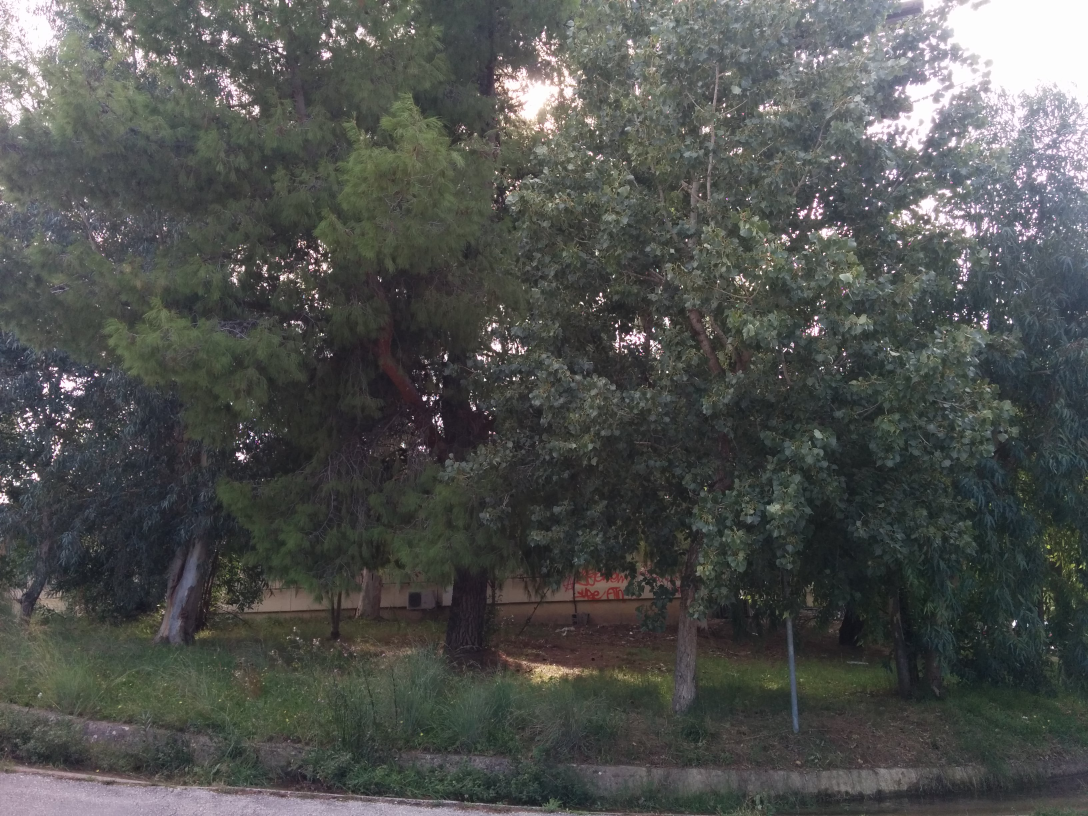
#> input picture CV_1-PYRAMIDS/photos/P200.jpg, 3264 x 2448 px (shown at 1/3 size)
$ python exercise3.py
#> lines starting #> are read from the running program, lines starting #| are printed output that depends on the picture
import numpy as np
import cv2
import matplotlib.pyplot as plt
import os


def create_gaussian_kernel():
    """
    Create the Gaussian kernel h = [1 4 6 4 1]/16 as specified in the PDF
    """
    return np.array([1, 4, 6, 4, 1]) / 16.0


def gaussian_filter(img, kernel):
    """
    Apply separable Gaussian filtering
    """
    # Handle both grayscale and color images
    if len(img.shape) == 3:
        filtered = np.zeros_like(img, dtype=np.float32)
        for i in range(3):
            filtered[:, :, i] = cv2.sepFilter2D(img[:, :, i].astype(np.float32), -1,
                                                kernel, kernel)
        return filtered
    return cv2.sepFilter2D(img.astype(np.float32), -1, kernel, kernel)


def generate_gaussian_pyramid(img, levels):
    """
    Generate Gaussian pyramid with L+1 levels as per equation (1) in PDF
    """
    pyramid = [img.astype(np.float32)]
    kernel = create_gaussian_kernel()

    for i in range(levels):
        filtered = gaussian_filter(pyramid[-1], kernel)
        # Downsample by factor of 2
        downsampled = filtered[::2, ::2]
        pyramid.append(downsampled)

    return pyramid


def generate_laplacian_pyramid(img, levels):
    """
    Generate Laplacian pyramid with L+1 levels as per equation (2) in PDF
    """
    gaussian_pyr = generate_gaussian_pyramid(img, levels)
    pyramid = []

    for i in range(levels):
        size = (gaussian_pyr[i].shape[1], gaussian_pyr[i].shape[0])
        expanded = cv2.resize(gaussian_pyr[i + 1], size)
        laplacian = gaussian_pyr[i] - expanded
        pyramid.append(laplacian)

    # Add the smallest Gaussian level at the end
    pyramid.append(gaussian_pyr[-1])

    return pyramid


def create_masks(image_shape, regions):
    """
    Create masks following properties 1 and 2:
    1. Sum of all masks = 1 everywhere
    2. mk(n) = 1 where image k should be visible
    """
    masks = {}
    total_mask = np.zeros(image_shape[:2], dtype=np.float32)

    for name, region in regions.items():
        mask = np.zeros(image_shape[:2], dtype=np.float32)
        y1, y2, x1, x2 = region
        mask[y1:y2, x1:x2] = 1
        # Apply Gaussian blur for smooth transitions
        mask = cv2.GaussianBlur(mask, (31, 31), 10)
        masks[name] = mask
        total_mask += mask

    # Normalize masks to ensure they sum to 1 (Property 1)
    total_mask = np.maximum(total_mask, 1e-7)
    for name in masks:
        masks[name] = masks[name] / total_mask

    return masks


def blend_pyramids(pyramid1, pyramid2, mask_pyramid):
    """
    Blend pyramids according to equation (4)
    """
    blended = []
    for i in range(len(pyramid1)):
        p1 = pyramid1[i]
        p2 = pyramid2[i]
        mask = mask_pyramid[i]

        if len(p1.shape) == 3:
            mask = np.expand_dims(mask, axis=2)

        blend = mask * p1 + (1 - mask) * p2
        blended.append(blend)

    return blended


def reconstruct_from_pyramid(pyramid):
    """
    Reconstruct the final image from a pyramid
    """
    current = pyramid[-1]

    for level in reversed(pyramid[:-1]):
        size = (level.shape[1], level.shape[0])
        expanded = cv2.resize(current, size)
        current = expanded + level

    return current


def main():
    # Load images and resize to same dimensions
    target_size = (800, 1200)  # Height, Width
    image_paths = {
        'background': 'photos/P200.jpg',
        'dog1': 'photos/dog1.jpg',
        'dog2': 'photos/dog2.jpg',
        'cat': 'photos/cat.jpg',
        'bench': 'photos/bench.jpg',
        'me': 'photos/nick.png'
    }

    # Load and resize images
    images = {}
    for name, path in image_paths.items():
        img = cv2.imread(path)
#> img is the input picture: shape (2448, 3264, 3); mean B, G, R 79.4, 81.8, 79.8
        if img is None:
            print(f"Failed to load {path}")
            continue
        img = cv2.cvtColor(img, cv2.COLOR_BGR2RGB)
        img = cv2.resize(img, (target_size[1], target_size[0]))
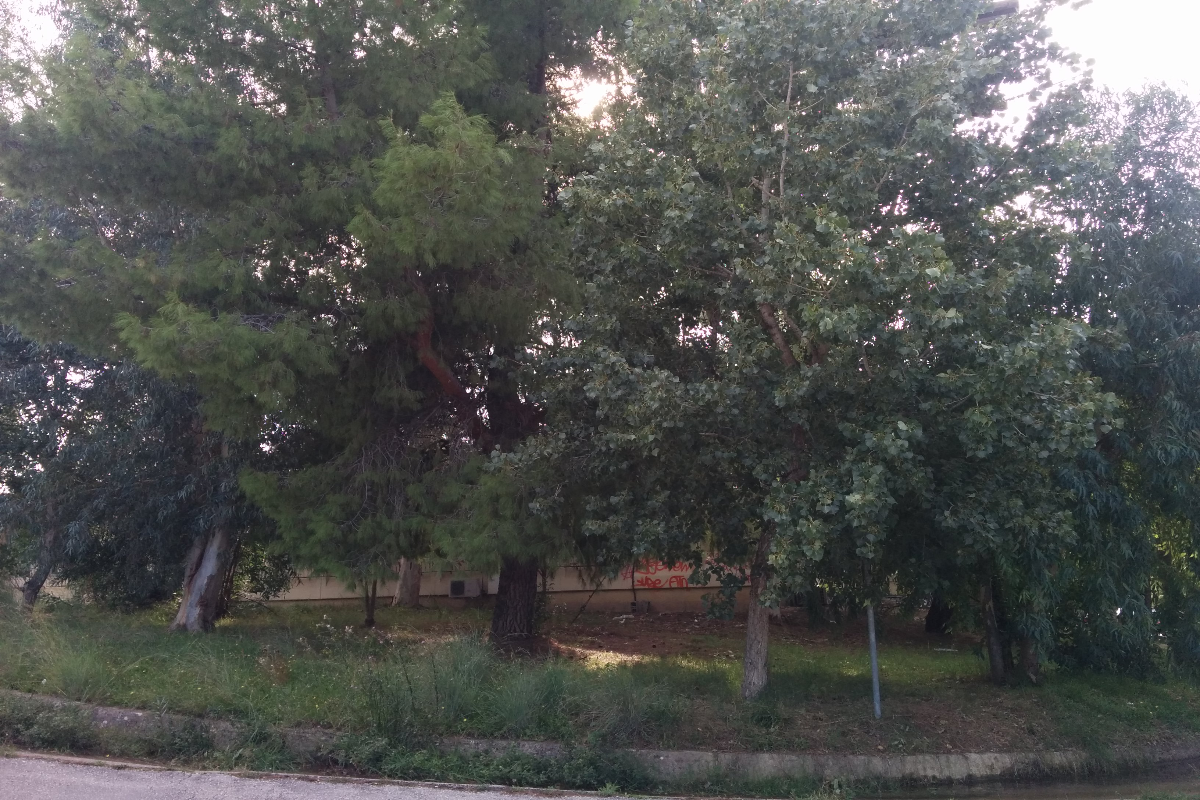
#> img: shape (800, 1200, 3); mean R, G, B 79.7, 81.7, 79.2
        images[name] = img.astype(np.float32) / 255.0
#> pass 2 of the loop in main, `for name, path in image_paths.items():`:
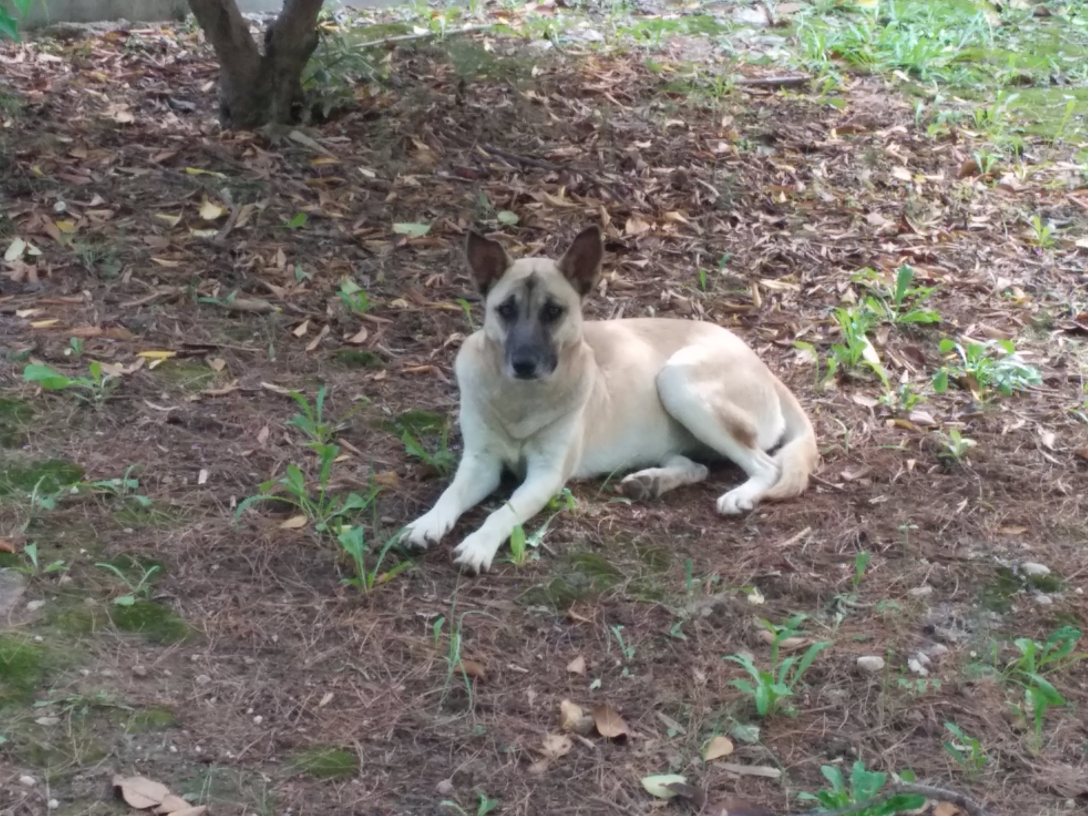
#> input picture CV_1-PYRAMIDS/photos/dog1.jpg, 3264 x 2448 px (shown at 1/3 size)
#> in main, img is the input picture: shape (2448, 3264, 3); mean B, G, R 107.8, 114.7, 120.8
#> in main, `img = cv2.resize(img, (target_size[1], target_size[0]))`:
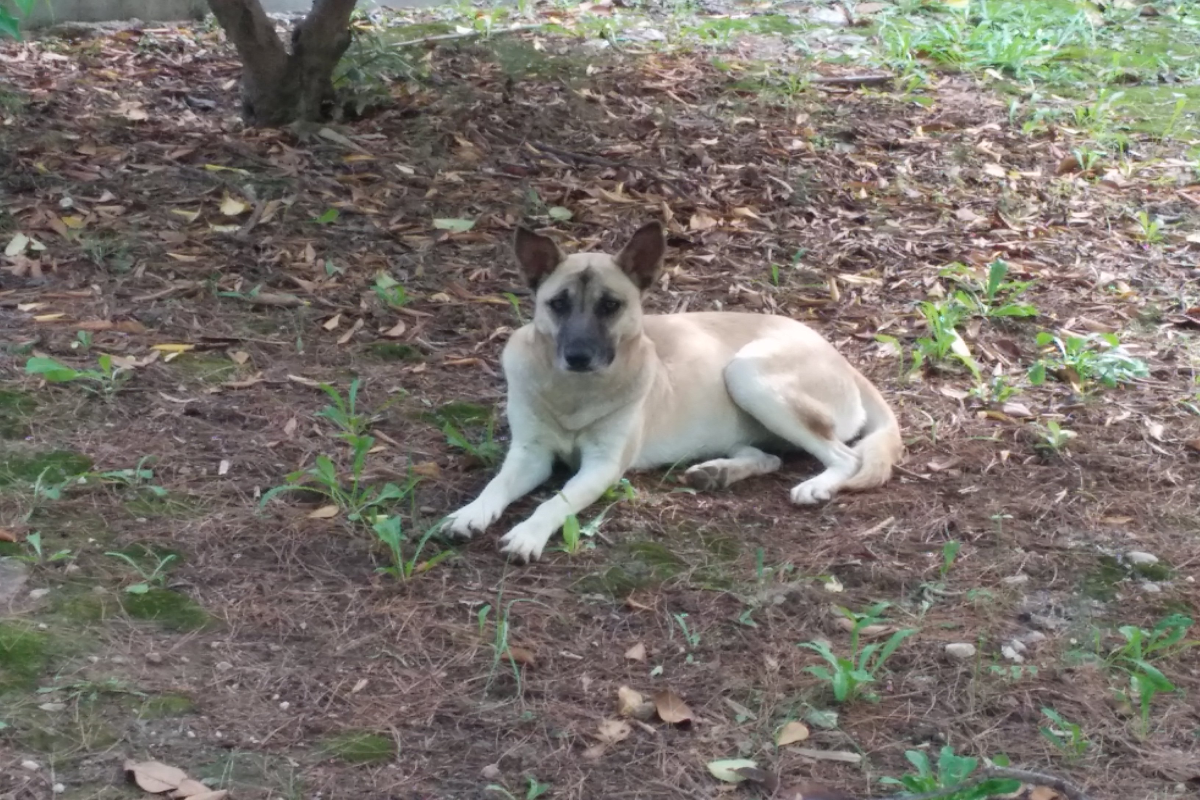
#> img: shape (800, 1200, 3); mean R, G, B 120.6, 114.6, 107.7
#> pass 3 of the loop in main, `for name, path in image_paths.items():`:
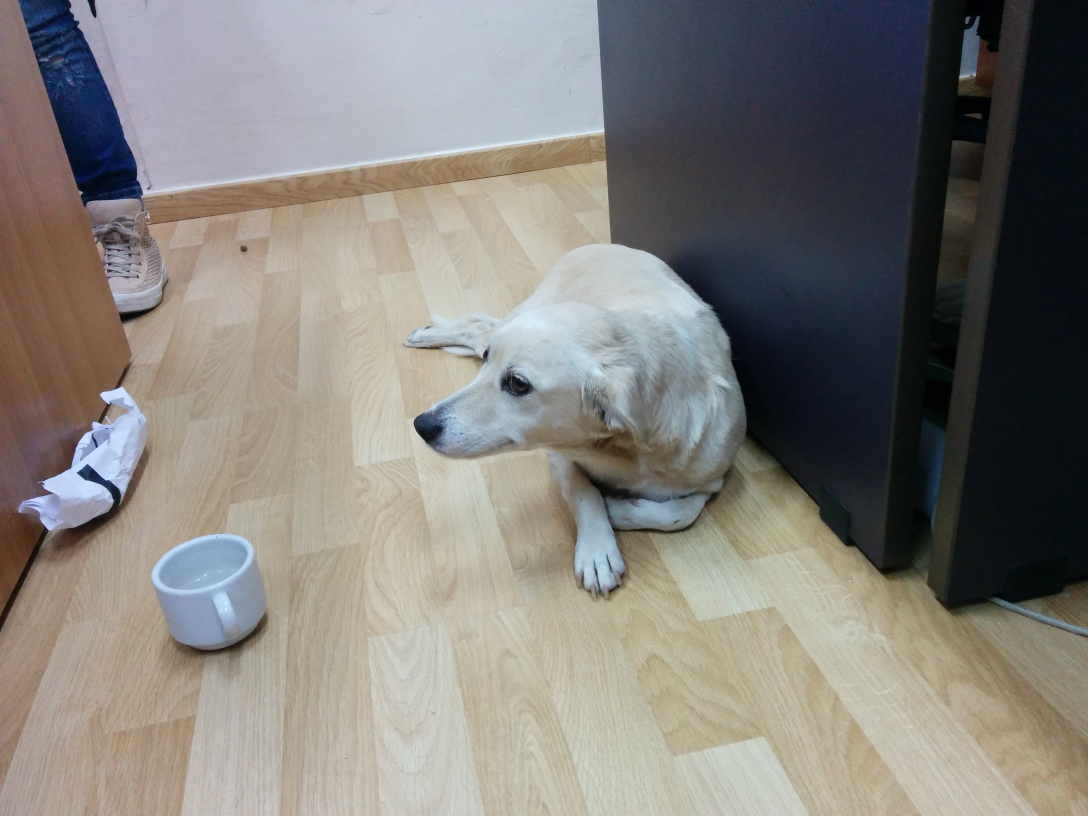
#> input picture CV_1-PYRAMIDS/photos/dog2.jpg, 3264 x 2448 px (shown at 1/3 size)
#> in main, img is the input picture: shape (2448, 3264, 3); mean B, G, R 123.3, 128.2, 131.6
#> in main, `img = cv2.resize(img, (target_size[1], target_size[0]))`:
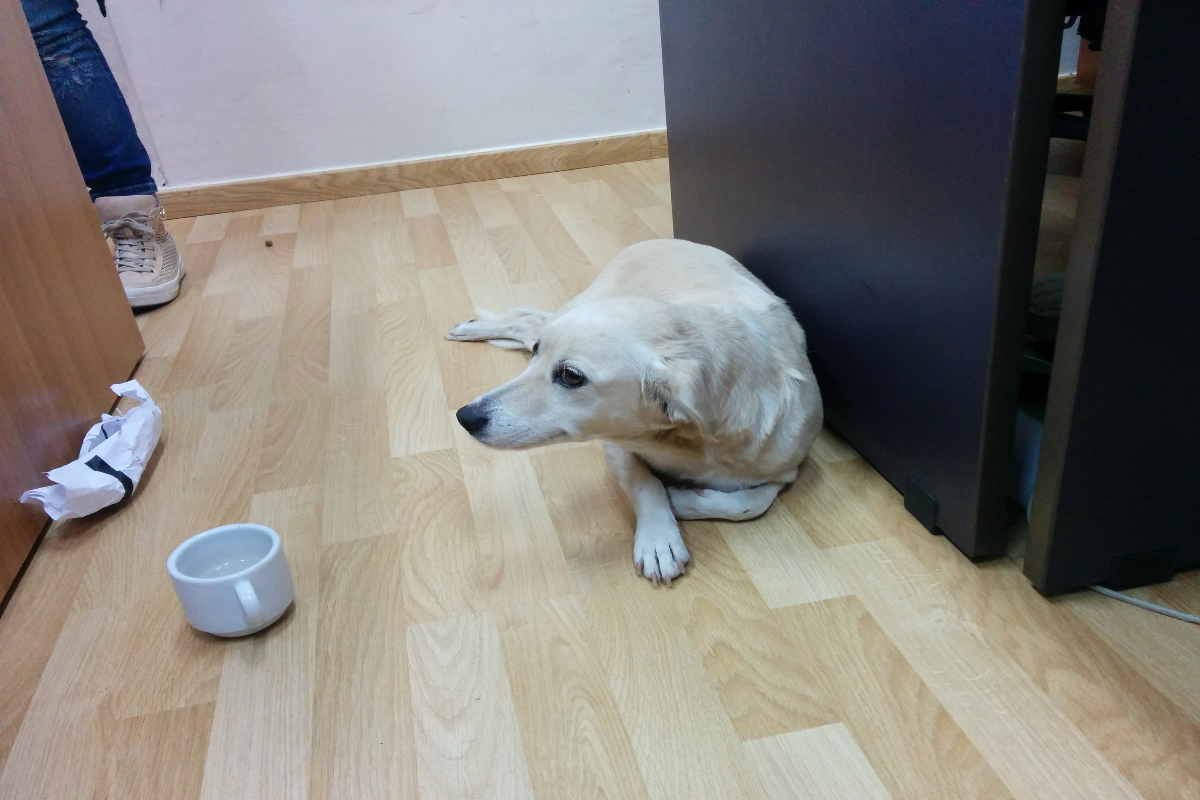
#> img: shape (800, 1200, 3); mean R, G, B 131.5, 128.1, 123.1
#> the loop made 6 passes; the first 3 are shown

    # Define regions for each image (y1, y2, x1, x2)
    regions = {
        'dog1': (250, 550, 150, 450),
        'dog2': (150, 450, 550, 850),
        'cat': (350, 650, 750, 1050),
        'bench': (450, 750, 250, 550),
        'me': (150, 450, 350, 650)
    }
#> regions = {'dog1': (250, 550, 150, 450), 'dog2': (150, 450, 550, 850), 'cat': (350, 650, 750, 1050), 'bench': (450, 750, 250, 550), 'me': (150, 450, 350, 650)}

    # Number of pyramid levels
    L = 6

    # Create masks
    masks = create_masks(target_size + (3,), regions)
#> the loop in create_masks, `for name, region in regions.items():` made 5 passes
#> after the loop in create_masks, `for name, region in regions.items():`:
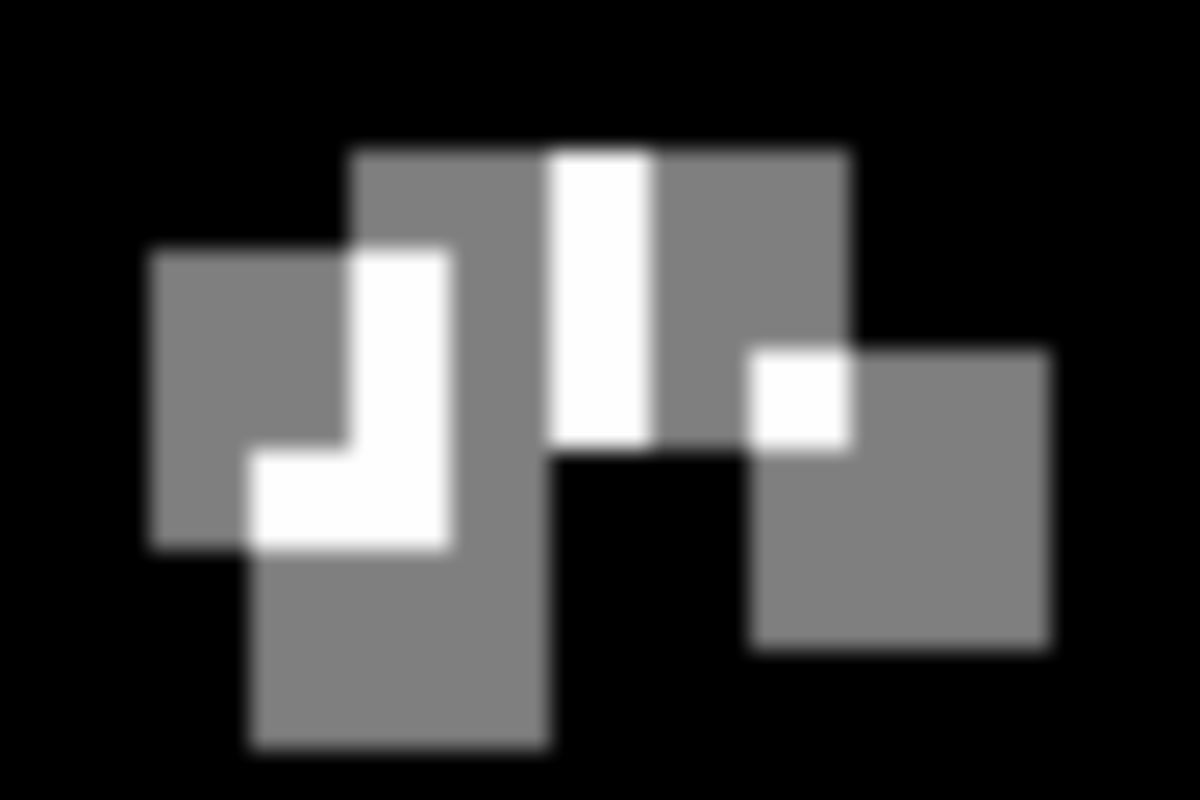
#> total_mask: shape (800, 1200) float32; min 0, max 2, mean 0.469; drawn with min black and max white
#> after the loop in create_masks, `for name, region in regions.items():`: masks = 5 items
#> the loop in create_masks, `for name in masks:` made 5 passes
#> name on passes 1 to 5: 'dog1', 'dog2', 'cat', 'bench', 'me'
#> masks = 5 items

    # Initialize result with background
    result = images['background'].copy()

    # Process each image
    for name, img in images.items():
        if name == 'background':
            continue

        # Generate pyramids
        mask_gaussian = generate_gaussian_pyramid(masks[name], L)
        img_laplacian = generate_laplacian_pyramid(img, L)
        result_laplacian = generate_laplacian_pyramid(result, L)

        # Blend pyramids
        blended = blend_pyramids(img_laplacian, result_laplacian, mask_gaussian)

        # Reconstruct and update result
        result = reconstruct_from_pyramid(blended)
        result = np.clip(result, 0, 1)
#> this loop made 6 passes
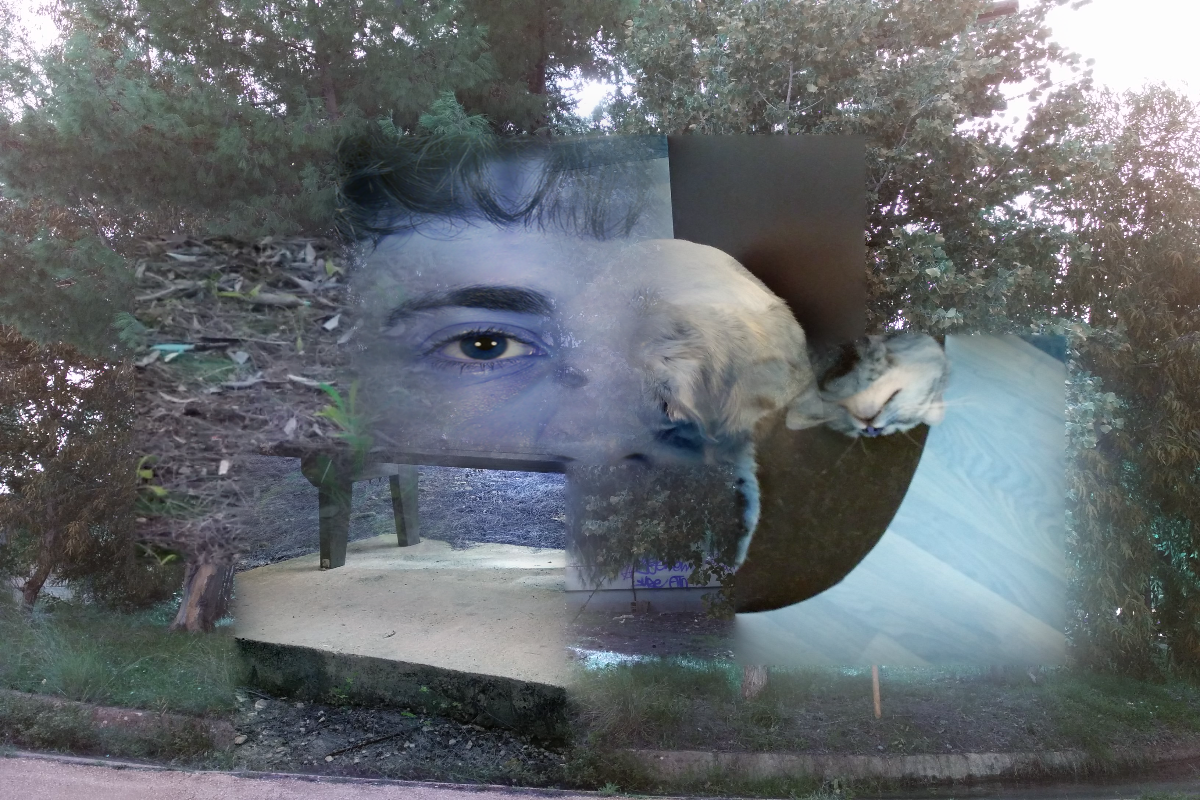
#> result: shape (800, 1200, 3) float32; mean of channels 0, 1, 2 0.429, 0.414, 0.395; drawn as B, G, R

    # Display results
    plt.figure(figsize=(15, 10))

    # Show original images
    for i, (name, img) in enumerate(images.items()):
        plt.subplot(3, 3, i + 1)
        plt.imshow(img)
        plt.title(name)
        plt.axis('off')

    # Show final result
    plt.subplot(3, 3, 7)
    plt.imshow(result)
    plt.title('Final Blended Result')
    plt.axis('off')

    plt.tight_layout()
    plt.show()

    # Save result
    plt.imsave('photos/blended_composition.png', result)
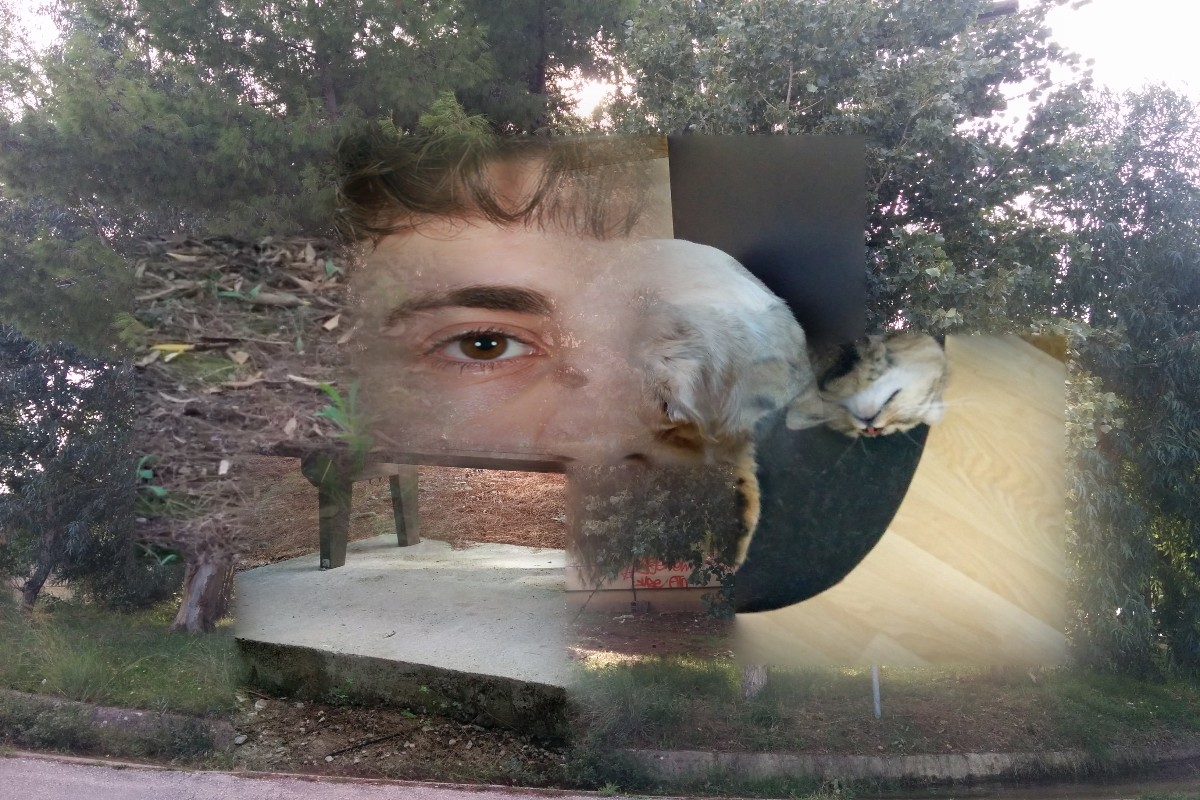
#> saved as blended_composition.png: shape (800, 1200, 3); mean R, G, B 109.1, 105.1, 100.3


if __name__ == "__main__":
    main()
